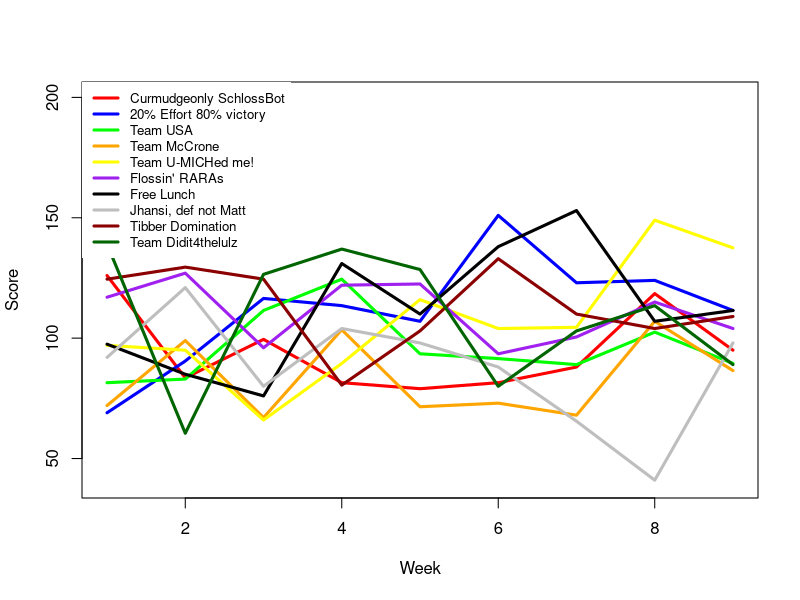

Here is the R script that generated this plot:
## ---- chunk 1
library(knitr)
opts_chunk$set("fig.path"="../figs/")
opts_chunk$set("fig.align"="center")
opts_chunk$set("tidy" = TRUE)
## ---- chunk 2
x <- read.delim('../data/slffl_scores.txt', header=T, sep='\t')
plot(0, type='n', ylim=c(40,200), xlim=c(1,9), ylab='Score', xlab='Week')
cols <- c('red','blue','green','orange','yellow','purple','black','grey','dark red','dark green')
for(i in 1:nrow(x)){
  points(unlist(x[i,2:10]), type='l', col=cols[i], lwd=3)
}
legend('topleft', legend=x[,1], col=cols, lwd=3, cex=0.8, box.lwd=0)
